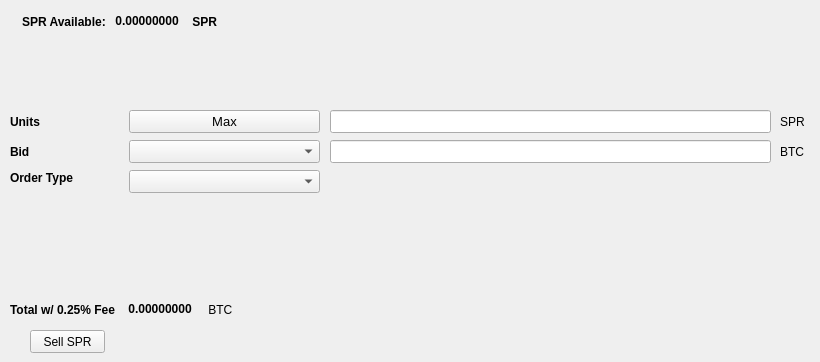
   <widget class="QWidget" name="SellTab">
    <attribute name="title">
     <string>Sell</string>
    </attribute>
    <widget class="QLabel" name="label_16">
     <property name="geometry">
      <rect>
       <x>780</x>
       <y>140</y>
       <width>31</width>
       <height>23</height>
      </rect>
     </property>
     <property name="text">
      <string>BTC</string>
     </property>
    </widget>
    <widget class="QComboBox" name="SellBidcomboBox">
     <property name="geometry">
      <rect>
       <x>129</x>
       <y>140</y>
       <width>191</width>
       <height>23</height>
      </rect>
     </property>
     <property name="font">
      <font>
       <pointsize>10</pointsize>
      </font>
     </property>
    </widget>
    <widget class="QLabel" name="label_18">
     <property name="geometry">
      <rect>
       <x>10</x>
       <y>110</y>
       <width>46</width>
       <height>23</height>
      </rect>
     </property>
     <property name="font">
      <font>
       <weight>75</weight>
       <bold>true</bold>
      </font>
     </property>
     <property name="text">
      <string>Units</string>
     </property>
    </widget>
    <widget class="QPushButton" name="Sell_Max_Amount">
     <property name="geometry">
      <rect>
       <x>129</x>
       <y>110</y>
       <width>191</width>
       <height>23</height>
      </rect>
     </property>
     <property name="font">
      <font>
       <pointsize>10</pointsize>
      </font>
     </property>
     <property name="text">
      <string>Max</string>
     </property>
    </widget>
    <widget class="QLabel" name="label_20">
     <property name="geometry">
      <rect>
       <x>10</x>
       <y>170</y>
       <width>91</width>
       <height>16</height>
      </rect>
     </property>
     <property name="font">
      <font>
       <weight>75</weight>
       <bold>true</bold>
      </font>
     </property>
     <property name="text">
      <string>Order Type</string>
     </property>
    </widget>
    <widget class="QComboBox" name="SellOrdertypeCombo">
     <property name="geometry">
      <rect>
       <x>129</x>
       <y>170</y>
       <width>191</width>
       <height>23</height>
      </rect>
     </property>
     <property name="font">
      <font>
       <pointsize>10</pointsize>
      </font>
     </property>
    </widget>
    <widget class="QLabel" name="label_21">
     <property name="geometry">
      <rect>
       <x>10</x>
       <y>140</y>
       <width>46</width>
       <height>23</height>
      </rect>
     </property>
     <property name="font">
      <font>
       <weight>75</weight>
       <bold>true</bold>
      </font>
     </property>
     <property name="text">
      <string>Bid</string>
     </property>
    </widget>
    <widget class="QLabel" name="label_22">
     <property name="geometry">
      <rect>
       <x>780</x>
       <y>110</y>
       <width>31</width>
       <height>23</height>
      </rect>
     </property>
     <property name="text">
      <string>SPR</string>
     </property>
    </widget>
    <widget class="QLineEdit" name="UnitsInputSPR">
     <property name="geometry">
      <rect>
       <x>330</x>
       <y>110</y>
       <width>441</width>
       <height>23</height>
      </rect>
     </property>
     <property name="font">
      <font>
       <pointsize>9</pointsize>
       <weight>75</weight>
       <bold>true</bold>
      </font>
     </property>
    </widget>
    <widget class="QLineEdit" name="SellBidPriceEdit">
     <property name="geometry">
      <rect>
       <x>330</x>
       <y>140</y>
       <width>441</width>
       <height>23</height>
      </rect>
     </property>
     <property name="font">
      <font>
       <pointsize>9</pointsize>
       <weight>75</weight>
       <bold>true</bold>
      </font>
     </property>
    </widget>
    <widget class="QPushButton" name="SellSPRBTN">
     <property name="geometry">
      <rect>
       <x>30</x>
       <y>330</y>
       <width>75</width>
       <height>23</height>
      </rect>
     </property>
     <property name="text">
      <string>Sell SPR</string>
     </property>
    </widget>
    <widget class="QWidget" name="layoutWidget">
     <property name="geometry">
      <rect>
       <x>22</x>
       <y>12</y>
       <width>237</width>
       <height>19</height>
      </rect>
     </property>
     <layout class="QHBoxLayout" name="horizontalLayout">
      <item>
       <widget class="QLabel" name="label232_2">
        <property name="font">
         <font>
          <weight>75</weight>
          <bold>true</bold>
         </font>
        </property>
        <property name="text">
         <string>SPR Available:</string>
        </property>
       </widget>
      </item>
      <item>
       <widget class="QLabel" name="SPRAvailableLabel">
        <property name="palette">
         <palette>
          <active>
           <colorrole role="WindowText">
            <brush brushstyle="SolidPattern">
             <color alpha="255">
              <red>0</red>
              <green>0</green>
              <blue>0</blue>
             </color>
            </brush>
           </colorrole>
           <colorrole role="Button">
            <brush brushstyle="SolidPattern">
             <color alpha="255">
              <red>0</red>
              <green>170</green>
              <blue>0</blue>
             </color>
            </brush>
           </colorrole>
           <colorrole role="Light">
            <brush brushstyle="SolidPattern">
             <color alpha="255">
              <red>0</red>
              <green>255</green>
              <blue>0</blue>
             </color>
            </brush>
           </colorrole>
           <colorrole role="Midlight">
            <brush brushstyle="SolidPattern">
             <color alpha="255">
              <red>0</red>
              <green>212</green>
              <blue>0</blue>
             </color>
            </brush>
           </colorrole>
           <colorrole role="Dark">
            <brush brushstyle="SolidPattern">
             <color alpha="255">
              <red>0</red>
              <green>85</green>
              <blue>0</blue>
             </color>
            </brush>
           </colorrole>
           <colorrole role="Mid">
            <brush brushstyle="SolidPattern">
             <color alpha="255">
              <red>0</red>
              <green>113</green>
              <blue>0</blue>
             </color>
            </brush>
           </colorrole>
           <colorrole role="Text">
            <brush brushstyle="SolidPattern">
             <color alpha="255">
              <red>0</red>
              <green>170</green>
              <blue>0</blue>
             </color>
            </brush>
           </colorrole>
           <colorrole role="BrightText">
            <brush brushstyle="SolidPattern">
             <color alpha="255">
              <red>255</red>
              <green>255</green>
              <blue>255</blue>
             </color>
            </brush>
           </colorrole>
           <colorrole role="ButtonText">
            <brush brushstyle="SolidPattern">
             <color alpha="255">
              <red>0</red>
              <green>0</green>
              <blue>0</blue>
             </color>
            </brush>
           </colorrole>
           <colorrole role="Base">
            <brush brushstyle="SolidPattern">
             <color alpha="255">
              <red>255</red>
              <green>255</green>
              <blue>255</blue>
             </color>
            </brush>
           </colorrole>
           <colorrole role="Window">
            <brush brushstyle="SolidPattern">
             <color alpha="255">
              <red>0</red>
              <green>170</green>
              <blue>0</blue>
             </color>
            </brush>
           </colorrole>
           <colorrole role="Shadow">
            <brush brushstyle="SolidPattern">
             <color alpha="255">
              <red>0</red>
              <green>0</green>
              <blue>0</blue>
             </color>
            </brush>
           </colorrole>
           <colorrole role="AlternateBase">
            <brush brushstyle="SolidPattern">
             <color alpha="255">
              <red>127</red>
              <green>212</green>
              <blue>127</blue>
             </color>
            </brush>
           </colorrole>
           <colorrole role="ToolTipBase">
            <brush brushstyle="SolidPattern">
             <color alpha="255">
              <red>255</red>
              <green>255</green>
              <blue>220</blue>
             </color>
            </brush>
           </colorrole>
           <colorrole role="ToolTipText">
            <brush brushstyle="SolidPattern">
             <color alpha="255">
              <red>0</red>
              <green>0</green>
              <blue>0</blue>
             </color>
            </brush>
           </colorrole>
          </active>
          <inactive>
           <colorrole role="WindowText">
            <brush brushstyle="SolidPattern">
             <color alpha="255">
              <red>0</red>
              <green>0</green>
              <blue>0</blue>
             </color>
            </brush>
           </colorrole>
           <colorrole role="Button">
            <brush brushstyle="SolidPattern">
             <color alpha="255">
              <red>0</red>
              <green>170</green>
              <blue>0</blue>
             </color>
            </brush>
           </colorrole>
           <colorrole role="Light">
            <brush brushstyle="SolidPattern">
             <color alpha="255">
              <red>0</red>
              <green>255</green>
              <blue>0</blue>
             </color>
            </brush>
           </colorrole>
           <colorrole role="Midlight">
            <brush brushstyle="SolidPattern">
             <color alpha="255">
              <red>0</red>
              <green>212</green>
              <blue>0</blue>
             </color>
            </brush>
           </colorrole>
           <colorrole role="Dark">
            <brush brushstyle="SolidPattern">
             <color alpha="255">
              <red>0</red>
              <green>85</green>
              <blue>0</blue>
             </color>
            </brush>
           </colorrole>
           <colorrole role="Mid">
            <brush brushstyle="SolidPattern">
             <color alpha="255">
              <red>0</red>
              <green>113</green>
              <blue>0</blue>
             </color>
            </brush>
           </colorrole>
           <colorrole role="Text">
            <brush brushstyle="SolidPattern">
             <color alpha="255">
              <red>0</red>
              <green>170</green>
              <blue>0</blue>
             </color>
            </brush>
           </colorrole>
           <colorrole role="BrightText">
            <brush brushstyle="SolidPattern">
             <color alpha="255">
              <red>255</red>
              <green>255</green>
              <blue>255</blue>
             </color>
            </brush>
           </colorrole>
           <colorrole role="ButtonText">
            <brush brushstyle="SolidPattern">
             <color alpha="255">
              <red>0</red>
              <green>0</green>
              <blue>0</blue>
             </color>
            </brush>
           </colorrole>
           <colorrole role="Base">
            <brush brushstyle="SolidPattern">
             <color alpha="255">
              <red>255</red>
              <green>255</green>
              <blue>255</blue>
             </color>
            </brush>
           </colorrole>
           <colorrole role="Window">
            <brush brushstyle="SolidPattern">
             <color alpha="255">
              <red>0</red>
              <green>170</green>
              <blue>0</blue>
             </color>
            </brush>
           </colorrole>
           <colorrole role="Shadow">
            <brush brushstyle="SolidPattern">
             <color alpha="255">
              <red>0</red>
              <green>0</green>
              <blue>0</blue>
             </color>
            </brush>
           </colorrole>
           <colorrole role="AlternateBase">
            <brush brushstyle="SolidPattern">
             <color alpha="255">
              <red>127</red>
              <green>212</green>
              <blue>127</blue>
             </color>
            </brush>
           </colorrole>
           <colorrole role="ToolTipBase">
            <brush brushstyle="SolidPattern">
             <color alpha="255">
              <red>255</red>
              <green>255</green>
              <blue>220</blue>
             </color>
            </brush>
           </colorrole>
           <colorrole role="ToolTipText">
            <brush brushstyle="SolidPattern">
             <color alpha="255">
              <red>0</red>
              <green>0</green>
              <blue>0</blue>
             </color>
            </brush>
           </colorrole>
          </inactive>
          <disabled>
           <colorrole role="WindowText">
            <brush brushstyle="SolidPattern">
             <color alpha="255">
              <red>0</red>
              <green>85</green>
              <blue>0</blue>
             </color>
            </brush>
           </colorrole>
           <colorrole role="Button">
            <brush brushstyle="SolidPattern">
             <color alpha="255">
              <red>0</red>
              <green>170</green>
              <blue>0</blue>
             </color>
            </brush>
           </colorrole>
           <colorrole role="Light">
            <brush brushstyle="SolidPattern">
             <color alpha="255">
              <red>0</red>
              <green>255</green>
              <blue>0</blue>
             </color>
            </brush>
           </colorrole>
           <colorrole role="Midlight">
            <brush brushstyle="SolidPattern">
             <color alpha="255">
              <red>0</red>
              <green>212</green>
              <blue>0</blue>
             </color>
            </brush>
           </colorrole>
           <colorrole role="Dark">
            <brush brushstyle="SolidPattern">
             <color alpha="255">
              <red>0</red>
              <green>85</green>
              <blue>0</blue>
             </color>
            </brush>
           </colorrole>
           <colorrole role="Mid">
            <brush brushstyle="SolidPattern">
             <color alpha="255">
              <red>0</red>
              <green>113</green>
              <blue>0</blue>
             </color>
            </brush>
           </colorrole>
           <colorrole role="Text">
            <brush brushstyle="SolidPattern">
             <color alpha="255">
              <red>0</red>
              <green>85</green>
              <blue>0</blue>
             </color>
            </brush>
           </colorrole>
           <colorrole role="BrightText">
            <brush brushstyle="SolidPattern">
             <color alpha="255">
              <red>255</red>
              <green>255</green>
              <blue>255</blue>
             </color>
            </brush>
           </colorrole>
           <colorrole role="ButtonText">
            <brush brushstyle="SolidPattern">
             <color alpha="255">
              <red>0</red>
              <green>85</green>
              <blue>0</blue>
             </color>
            </brush>
           </colorrole>
           <colorrole role="Base">
            <brush brushstyle="SolidPattern">
             <color alpha="255">
              <red>0</red>
              <green>170</green>
              <blue>0</blue>
             </color>
            </brush>
           </colorrole>
           <colorrole role="Window">
            <brush brushstyle="SolidPattern">
             <color alpha="255">
              <red>0</red>
              <green>170</green>
              <blue>0</blue>
             </color>
            </brush>
           </colorrole>
           <colorrole role="Shadow">
            <brush brushstyle="SolidPattern">
             <color alpha="255">
              <red>0</red>
              <green>0</green>
              <blue>0</blue>
             </color>
            </brush>
           </colorrole>
           <colorrole role="AlternateBase">
            <brush brushstyle="SolidPattern">
             <color alpha="255">
              <red>0</red>
              <green>170</green>
              <blue>0</blue>
             </color>
            </brush>
           </colorrole>
           <colorrole role="ToolTipBase">
            <brush brushstyle="SolidPattern">
             <color alpha="255">
              <red>255</red>
              <green>255</green>
              <blue>220</blue>
             </color>
            </brush>
           </colorrole>
           <colorrole role="ToolTipText">
            <brush brushstyle="SolidPattern">
             <color alpha="255">
              <red>0</red>
              <green>0</green>
              <blue>0</blue>
             </color>
            </brush>
           </colorrole>
          </disabled>
         </palette>
        </property>
        <property name="font">
         <font>
          <weight>75</weight>
          <bold>true</bold>
         </font>
        </property>
        <property name="text">
         <string> 0.00000000 </string>
        </property>
        <property name="textInteractionFlags">
         <set>Qt::LinksAccessibleByMouse|Qt::TextSelectableByKeyboard|Qt::TextSelectableByMouse</set>
        </property>
       </widget>
      </item>
      <item>
       <widget class="QLabel" name="labelSPR">
        <property name="font">
         <font>
          <weight>75</weight>
          <bold>true</bold>
         </font>
        </property>
        <property name="text">
         <string> SPR</string>
        </property>
       </widget>
      </item>
     </layout>
    </widget>
    <widget class="QWidget" name="layoutWidget">
     <property name="geometry">
      <rect>
       <x>10</x>
       <y>300</y>
       <width>268</width>
       <height>19</height>
      </rect>
     </property>
     <layout class="QHBoxLayout" name="horizontalLayout_2">
      <item>
       <widget class="QLabel" name="label_19">
        <property name="font">
         <font>
          <weight>75</weight>
          <bold>true</bold>
         </font>
        </property>
        <property name="text">
         <string>Total w/ 0.25% Fee </string>
        </property>
       </widget>
      </item>
      <item>
       <widget class="QLabel" name="SellCostLabel">
        <property name="palette">
         <palette>
          <active>
           <colorrole role="WindowText">
            <brush brushstyle="SolidPattern">
             <color alpha="255">
              <red>0</red>
              <green>0</green>
              <blue>0</blue>
             </color>
            </brush>
           </colorrole>
           <colorrole role="Button">
            <brush brushstyle="SolidPattern">
             <color alpha="255">
              <red>0</red>
              <green>170</green>
              <blue>0</blue>
             </color>
            </brush>
           </colorrole>
           <colorrole role="Light">
            <brush brushstyle="SolidPattern">
             <color alpha="255">
              <red>0</red>
              <green>255</green>
              <blue>0</blue>
             </color>
            </brush>
           </colorrole>
           <colorrole role="Midlight">
            <brush brushstyle="SolidPattern">
             <color alpha="255">
              <red>0</red>
              <green>212</green>
              <blue>0</blue>
             </color>
            </brush>
           </colorrole>
           <colorrole role="Dark">
            <brush brushstyle="SolidPattern">
             <color alpha="255">
              <red>0</red>
              <green>85</green>
              <blue>0</blue>
             </color>
            </brush>
           </colorrole>
           <colorrole role="Mid">
            <brush brushstyle="SolidPattern">
             <color alpha="255">
              <red>0</red>
              <green>113</green>
              <blue>0</blue>
             </color>
            </brush>
           </colorrole>
           <colorrole role="Text">
            <brush brushstyle="SolidPattern">
             <color alpha="255">
              <red>0</red>
              <green>170</green>
              <blue>0</blue>
             </color>
            </brush>
           </colorrole>
           <colorrole role="BrightText">
            <brush brushstyle="SolidPattern">
             <color alpha="255">
              <red>255</red>
              <green>255</green>
              <blue>255</blue>
             </color>
            </brush>
           </colorrole>
           <colorrole role="ButtonText">
            <brush brushstyle="SolidPattern">
             <color alpha="255">
              <red>0</red>
              <green>0</green>
              <blue>0</blue>
             </color>
            </brush>
           </colorrole>
           <colorrole role="Base">
            <brush brushstyle="SolidPattern">
             <color alpha="255">
              <red>255</red>
              <green>255</green>
              <blue>255</blue>
             </color>
            </brush>
           </colorrole>
           <colorrole role="Window">
            <brush brushstyle="SolidPattern">
             <color alpha="255">
              <red>0</red>
              <green>170</green>
              <blue>0</blue>
             </color>
            </brush>
           </colorrole>
           <colorrole role="Shadow">
            <brush brushstyle="SolidPattern">
             <color alpha="255">
              <red>0</red>
              <green>0</green>
              <blue>0</blue>
             </color>
            </brush>
           </colorrole>
           <colorrole role="AlternateBase">
            <brush brushstyle="SolidPattern">
             <color alpha="255">
              <red>127</red>
              <green>212</green>
              <blue>127</blue>
             </color>
            </brush>
           </colorrole>
           <colorrole role="ToolTipBase">
            <brush brushstyle="SolidPattern">
             <color alpha="255">
              <red>255</red>
              <green>255</green>
              <blue>220</blue>
             </color>
            </brush>
           </colorrole>
           <colorrole role="ToolTipText">
            <brush brushstyle="SolidPattern">
             <color alpha="255">
              <red>0</red>
              <green>0</green>
              <blue>0</blue>
             </color>
            </brush>
           </colorrole>
          </active>
          <inactive>
           <colorrole role="WindowText">
            <brush brushstyle="SolidPattern">
             <color alpha="255">
              <red>0</red>
              <green>0</green>
              <blue>0</blue>
             </color>
            </brush>
           </colorrole>
           <colorrole role="Button">
            <brush brushstyle="SolidPattern">
             <color alpha="255">
              <red>0</red>
              <green>170</green>
              <blue>0</blue>
             </color>
            </brush>
           </colorrole>
           <colorrole role="Light">
            <brush brushstyle="SolidPattern">
             <color alpha="255">
              <red>0</red>
              <green>255</green>
              <blue>0</blue>
             </color>
            </brush>
           </colorrole>
           <colorrole role="Midlight">
            <brush brushstyle="SolidPattern">
             <color alpha="255">
              <red>0</red>
              <green>212</green>
              <blue>0</blue>
             </color>
            </brush>
           </colorrole>
           <colorrole role="Dark">
            <brush brushstyle="SolidPattern">
             <color alpha="255">
              <red>0</red>
              <green>85</green>
              <blue>0</blue>
             </color>
            </brush>
           </colorrole>
           <colorrole role="Mid">
            <brush brushstyle="SolidPattern">
             <color alpha="255">
              <red>0</red>
              <green>113</green>
              <blue>0</blue>
             </color>
            </brush>
           </colorrole>
           <colorrole role="Text">
            <brush brushstyle="SolidPattern">
             <color alpha="255">
              <red>0</red>
              <green>170</green>
              <blue>0</blue>
             </color>
            </brush>
           </colorrole>
           <colorrole role="BrightText">
            <brush brushstyle="SolidPattern">
             <color alpha="255">
              <red>255</red>
              <green>255</green>
              <blue>255</blue>
             </color>
            </brush>
           </colorrole>
           <colorrole role="ButtonText">
            <brush brushstyle="SolidPattern">
             <color alpha="255">
              <red>0</red>
              <green>0</green>
              <blue>0</blue>
             </color>
            </brush>
           </colorrole>
           <colorrole role="Base">
            <brush brushstyle="SolidPattern">
             <color alpha="255">
              <red>255</red>
              <green>255</green>
              <blue>255</blue>
             </color>
            </brush>
           </colorrole>
           <colorrole role="Window">
            <brush brushstyle="SolidPattern">
             <color alpha="255">
              <red>0</red>
              <green>170</green>
              <blue>0</blue>
             </color>
            </brush>
           </colorrole>
           <colorrole role="Shadow">
            <brush brushstyle="SolidPattern">
             <color alpha="255">
              <red>0</red>
              <green>0</green>
              <blue>0</blue>
             </color>
            </brush>
           </colorrole>
           <colorrole role="AlternateBase">
            <brush brushstyle="SolidPattern">
             <color alpha="255">
              <red>127</red>
              <green>212</green>
              <blue>127</blue>
             </color>
            </brush>
           </colorrole>
           <colorrole role="ToolTipBase">
            <brush brushstyle="SolidPattern">
             <color alpha="255">
              <red>255</red>
              <green>255</green>
              <blue>220</blue>
             </color>
            </brush>
           </colorrole>
           <colorrole role="ToolTipText">
            <brush brushstyle="SolidPattern">
             <color alpha="255">
              <red>0</red>
              <green>0</green>
              <blue>0</blue>
             </color>
            </brush>
           </colorrole>
          </inactive>
          <disabled>
           <colorrole role="WindowText">
            <brush brushstyle="SolidPattern">
             <color alpha="255">
              <red>0</red>
              <green>85</green>
              <blue>0</blue>
             </color>
            </brush>
           </colorrole>
           <colorrole role="Button">
            <brush brushstyle="SolidPattern">
             <color alpha="255">
              <red>0</red>
              <green>170</green>
              <blue>0</blue>
             </color>
            </brush>
           </colorrole>
           <colorrole role="Light">
            <brush brushstyle="SolidPattern">
             <color alpha="255">
              <red>0</red>
              <green>255</green>
              <blue>0</blue>
             </color>
            </brush>
           </colorrole>
           <colorrole role="Midlight">
            <brush brushstyle="SolidPattern">
             <color alpha="255">
              <red>0</red>
              <green>212</green>
              <blue>0</blue>
             </color>
            </brush>
           </colorrole>
           <colorrole role="Dark">
            <brush brushstyle="SolidPattern">
             <color alpha="255">
              <red>0</red>
              <green>85</green>
              <blue>0</blue>
             </color>
            </brush>
           </colorrole>
           <colorrole role="Mid">
            <brush brushstyle="SolidPattern">
             <color alpha="255">
              <red>0</red>
              <green>113</green>
              <blue>0</blue>
             </color>
            </brush>
           </colorrole>
           <colorrole role="Text">
            <brush brushstyle="SolidPattern">
             <color alpha="255">
              <red>0</red>
              <green>85</green>
              <blue>0</blue>
             </color>
            </brush>
           </colorrole>
           <colorrole role="BrightText">
            <brush brushstyle="SolidPattern">
             <color alpha="255">
              <red>255</red>
              <green>255</green>
              <blue>255</blue>
             </color>
            </brush>
           </colorrole>
           <colorrole role="ButtonText">
            <brush brushstyle="SolidPattern">
             <color alpha="255">
              <red>0</red>
              <green>85</green>
              <blue>0</blue>
             </color>
            </brush>
           </colorrole>
           <colorrole role="Base">
            <brush brushstyle="SolidPattern">
             <color alpha="255">
              <red>0</red>
              <green>170</green>
              <blue>0</blue>
             </color>
            </brush>
           </colorrole>
           <colorrole role="Window">
            <brush brushstyle="SolidPattern">
             <color alpha="255">
              <red>0</red>
              <green>170</green>
              <blue>0</blue>
             </color>
            </brush>
           </colorrole>
           <colorrole role="Shadow">
            <brush brushstyle="SolidPattern">
             <color alpha="255">
              <red>0</red>
              <green>0</green>
              <blue>0</blue>
             </color>
            </brush>
           </colorrole>
           <colorrole role="AlternateBase">
            <brush brushstyle="SolidPattern">
             <color alpha="255">
              <red>0</red>
              <green>170</green>
              <blue>0</blue>
             </color>
            </brush>
           </colorrole>
           <colorrole role="ToolTipBase">
            <brush brushstyle="SolidPattern">
             <color alpha="255">
              <red>255</red>
              <green>255</green>
              <blue>220</blue>
             </color>
            </brush>
           </colorrole>
           <colorrole role="ToolTipText">
            <brush brushstyle="SolidPattern">
             <color alpha="255">
              <red>0</red>
              <green>0</green>
              <blue>0</blue>
             </color>
            </brush>
           </colorrole>
          </disabled>
         </palette>
        </property>
        <property name="font">
         <font>
          <weight>75</weight>
          <bold>true</bold>
         </font>
        </property>
        <property name="autoFillBackground">
         <bool>false</bool>
        </property>
        <property name="text">
         <string> 0.00000000</string>
        </property>
        <property name="textInteractionFlags">
         <set>Qt::LinksAccessibleByMouse|Qt::TextSelectableByMouse</set>
        </property>
       </widget>
      </item>
      <item>
       <widget class="QLabel" name="label_17">
        <property name="font">
         <font>
          <weight>50</weight>
          <bold>false</bold>
         </font>
        </property>
        <property name="text">
         <string> BTC</string>
        </property>
       </widget>
      </item>
     </layout>
    </widget>
   </widget>
